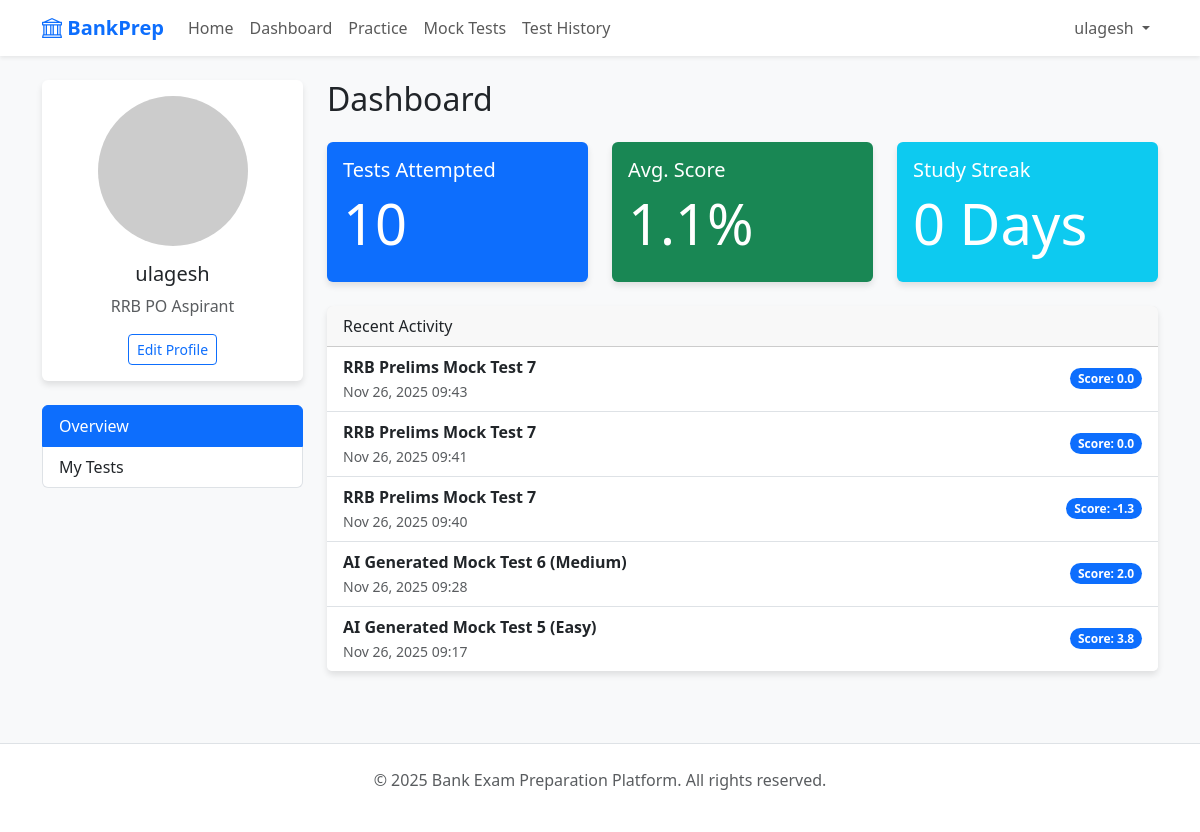
Page /users/dashboard/ (signed in) on the earlier database version.
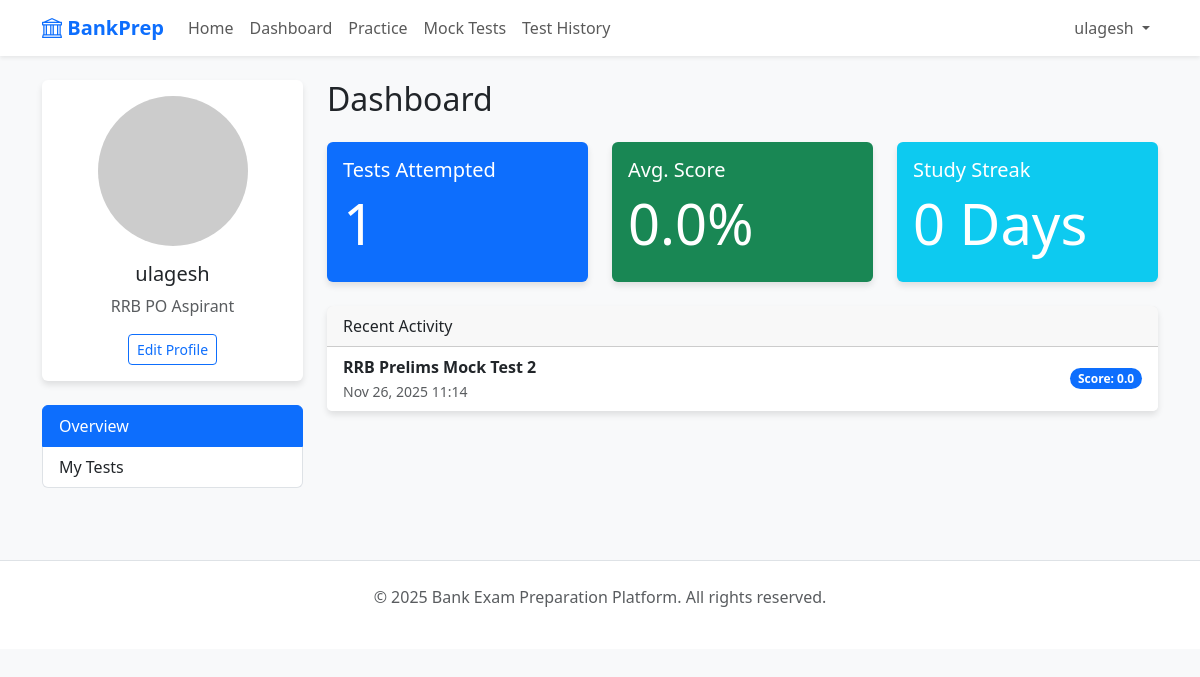
Same page on the later database version.
### tests/models.py (models this page shows, shortened)
class UserTestAttempt(models.Model):
    user = models.ForeignKey(settings.AUTH_USER_MODEL, on_delete=models.CASCADE)
    mock_test = models.ForeignKey(MockTest, on_delete=models.CASCADE)
    score = models.FloatField(default=0.0)
    correct_count = models.IntegerField(default=0)
    wrong_count = models.IntegerField(default=0)
    skipped_count = models.IntegerField(default=0)
    completed_at = models.DateTimeField(auto_now_add=True)

class MockTest(models.Model):
    DIFFICULTY_CHOICES = [
        ('Easy', 'Easy'),
        ('Medium', 'Medium'),
        ('Hard', 'Hard'),
    ]
    EXAM_TYPE_CHOICES = [
        ('SBI', 'SBI Clerk'),
        ('IBPS', 'IBPS Clerk'),
        ('RRB', 'RRB Clerk'),
    ]
    STAGE_CHOICES = [
        ('Prelims', 'Prelims'),
        ('Mains', 'Mains'),
    ]
    title = models.CharField(max_length=200)
    exam = models.ForeignKey(Exam, on_delete=models.CASCADE)
    duration = models.IntegerField(help_text="Duration in minutes")
    difficulty = models.CharField(max_length=10, choices=DIFFICULTY_CHOICES, default='Medium')
    exam_type = models.CharField(max_length=10, choices=EXAM_TYPE_CHOICES, default='SBI')
    stage = models.CharField(max_length=10, choices=STAGE_CHOICES, default='Prelims')
    total_marks = models.FloatField(default=100.0)
    created_at = models.DateTimeField(auto_now_add=True)

### users/views.py (the view)
# urls.py: path('dashboard/', views.dashboard, name='dashboard'),
@login_required
def dashboard(request):
    user_attempts = UserTestAttempt.objects.filter(user=request.user).select_related('mock_test')
    tests_attempted = user_attempts.count()
    avg_score = 0
    if tests_attempted > 0:
        total_percentage = 0
        for attempt in user_attempts:
            if attempt.mock_test.total_marks > 0:
                total_percentage += (attempt.score / attempt.mock_test.total_marks) * 100
        avg_score = total_percentage / tests_attempted
    recent_activity = user_attempts.order_by('-completed_at')[:5]
    context = {
        'tests_attempted': tests_attempted,
        'avg_score': avg_score,
        'recent_activity': recent_activity
    }
    return render(request, 'users/dashboard.html', context)

### users/templates/users/dashboard.html
{% extends "base.html" %}
{% block content %}
<div class="row">
    <div class="col-md-3">
        <div class="card mb-4">
            <div class="card-body text-center">
                <img src="https://via.placeholder.com/150" class="rounded-circle mb-3" alt="Profile">
                <h5 class="card-title">{{ user.username }}</h5>
                <p class="text-muted">{{ user.target_exam }} Aspirant</p>
                <a href="{% url 'profile' %}" class="btn btn-sm btn-outline-primary">Edit Profile</a>
            </div>
        </div>
        <div class="list-group mb-4">
            <a href="{% url 'dashboard' %}" class="list-group-item list-group-item-action active">Overview</a>
            <a href="{% url 'test_list' %}" class="list-group-item list-group-item-action">My Tests</a>
        </div>
    </div>
    <div class="col-md-9">
        <h2 class="mb-4">Dashboard</h2>
        <div class="row mb-4">
            <div class="col-md-4">
                <div class="card bg-primary text-white h-100">
                    <div class="card-body">
                        <h5 class="card-title">Tests Attempted</h5>
                        <h2 class="display-4">{{ tests_attempted }}</h2>
                    </div>
                </div>
            </div>
            <div class="col-md-4">
                <div class="card bg-success text-white h-100">
                    <div class="card-body">
                        <h5 class="card-title">Avg. Score</h5>
                        <h2 class="display-4">{{ avg_score|floatformat:1 }}%</h2>
                    </div>
                </div>
            </div>
            <div class="col-md-4">
                <div class="card bg-info text-white h-100">
                    <div class="card-body">
                        <h5 class="card-title">Study Streak</h5>
                        <h2 class="display-4">0 Days</h2>
                    </div>
                </div>
            </div>
        </div>
        <div class="card mb-4">
            <div class="card-header">
                Recent Activity
            </div>
            <ul class="list-group list-group-flush">
                {% for attempt in recent_activity %}
                <li class="list-group-item d-flex justify-content-between align-items-center">
                    <div>
                        <strong>{{ attempt.mock_test.title }}</strong>
                        <br>
                        <small class="text-muted">{{ attempt.completed_at|date:"M d, Y H:i" }}</small>
                    </div>
                    <span class="badge bg-primary rounded-pill">Score: {{ attempt.score|floatformat:1 }}</span>
                </li>
                {% empty %}
                <li class="list-group-item text-muted">No recent activity.</li>
                {% endfor %}
            </ul>
        </div>
    </div>
</div>
{% endblock %}

Differences in the rows shown:
removed UserTestAttempt: mock_test "RRB Prelims Mock Test 7", completed_at "Nov 26, 2025 09:43", score "0.0"
removed UserTestAttempt: mock_test "RRB Prelims Mock Test 7", completed_at "Nov 26, 2025 09:41", score "0.0"
removed UserTestAttempt: mock_test "RRB Prelims Mock Test 7", completed_at "Nov 26, 2025 09:40", score "-1.3"
removed UserTestAttempt: mock_test "AI Generated Mock Test 6 (Medium)", completed_at "Nov 26, 2025 09:28", score "2.0"
removed UserTestAttempt: mock_test "AI Generated Mock Test 5 (Easy)", completed_at "Nov 26, 2025 09:17", score "3.8"
added UserTestAttempt: mock_test "RRB Prelims Mock Test 2", completed_at "Nov 26, 2025 11:14", score "0.0"
Other differences:
{{ tests_attempted }}: "10" → "1"
{{ avg_score|floatformat:1 }}: "1.1" → "0.0"
